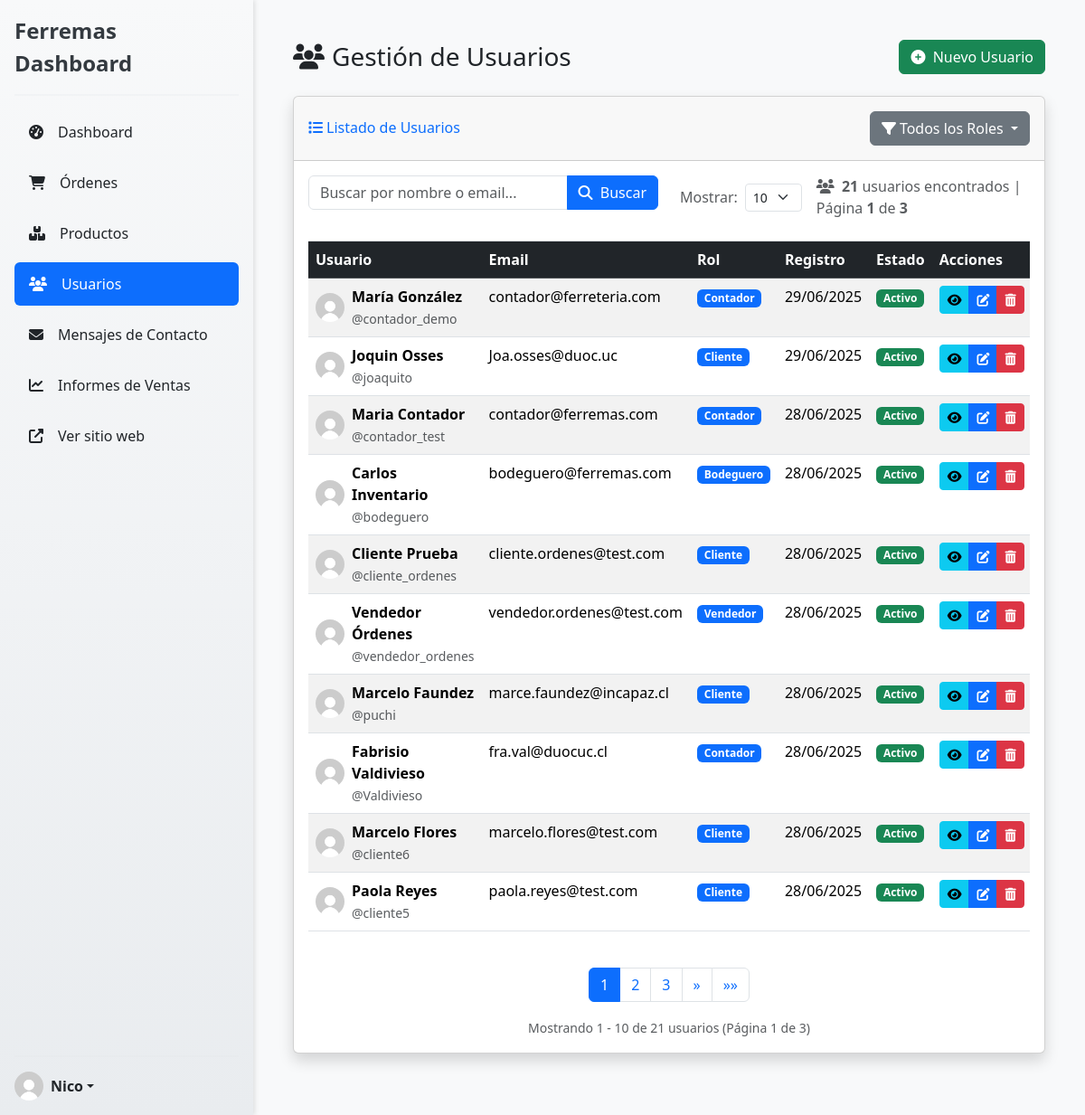
/dashboard/users/ (signed in), run on the app's committed database.
### miPaypal/models.py (models this page shows, shortened)
class CustomUser(AbstractUser):
    ROLES = (
        ('cliente', 'Cliente'),
        ('bodeguero', 'Bodeguero'),
        ('contador', 'Contador'),
        ('vendedor', 'Vendedor'),
    )
    rut = models.CharField(max_length=12, blank=True, null=True)
    telefono = models.CharField(max_length=15, blank=True, null=True)
    direccion = models.TextField(blank=True, null=True)
    ciudad = models.CharField(max_length=100, blank=True, null=True, verbose_name="Ciudad")
    rol = models.CharField(max_length=10, choices=ROLES, default='cliente')

### ecommerce/views.py (the view, shortened to what this page needs)
# urls.py: path('dashboard/users/', list_user, name='list-user'),
@admin_only_required
def list_user(request):
    role_filter = request.GET.get('role')
    search_query = request.GET.get('search')
    page_number = request.GET.get('page')
    per_page = request.GET.get('per_page', '10')  # Por defecto 10 usuarios por página
    try:
        per_page = int(per_page)
        if per_page not in [5, 10, 25, 50]:
            per_page = 10
    except (ValueError, TypeError):
        per_page = 10
    users = CustomUser.objects.all().order_by('-date_joined')
    if role_filter:
        users = users.filter(rol=role_filter)
    paginator = Paginator(users, per_page)
    page_obj = paginator.get_page(page_number)
    return render(request, 'dashboard-panel/crud-users/list-user.html', {
        'page_obj': page_obj,
        'current_role': role_filter,
        'search_query': search_query or '',
        'per_page': per_page,
        'user_roles': CustomUser.ROLES
    })

### ecommerce/templates/dashboard-panel/crud-users/list-user.html (shortened to what this page needs)
{% extends 'dashboard-panel/dashboard.html' %}
{% load static %}
{% block content %}
<div class="container-fluid px-4 py-4">
    <div class="d-flex justify-content-between align-items-center mb-4">
        <h1 class="h3 mb-0"><i class="fas fa-users me-2"></i>Gestión de Usuarios</h1>
        <a href="{% url 'create-user' %}" class="btn btn-success">
            <i class="fas fa-plus-circle me-1"></i> Nuevo Usuario
        </a>
    </div>
    <div class="card shadow mb-4">
        <div class="card-header py-3 d-flex justify-content-between align-items-center">
            <h6 class="m-0 font-weight-bold text-primary"><i class="fas fa-list me-1"></i>Listado de Usuarios</h6>
            <div class="d-flex gap-2">
                <div class="dropdown">
                    <button class="btn btn-secondary dropdown-toggle" type="button" data-bs-toggle="dropdown">
                        {% if current_role %}<i class="fas fa-filter me-1"></i>{{ current_role|title }}{% else %}<i class="fas fa-filter me-1"></i>Todos los Roles{% endif %}
                    </button>
                </div>
            </div>
        </div>
        <div class="card-body">
            <div class="row mb-4">
                <div class="col-md-6">
                    <form method="GET" class="input-group">
                        <input type="text" name="search" class="form-control" placeholder="Buscar por nombre o email..." value="{{ search_query }}">
                        <button class="btn btn-primary" type="submit"><i class="fas fa-search me-1"></i> Buscar</button>
                    </form>
                </div>
                <div class="col-md-6">
                    <div class="d-flex align-items-center justify-content-end gap-3">
                        <div class="d-flex align-items-center">
                            <label for="perPageSelect" class="form-label me-2 mb-0 text-muted">Mostrar:</label>
                            <select id="perPageSelect" class="form-select form-select-sm" style="width: auto;" onchange="changePerPage(this.value)">
                                <option value="10" {% if per_page == 10 %}selected{% endif %}>10</option>
                            </select>
                        </div>
                        <div class="text-muted">
                            <i class="fas fa-users me-1"></i>
                            <strong>{{ page_obj.paginator.count }}</strong> usuarios encontrados
                            {% if page_obj.paginator.num_pages > 1 %}
                            | Página <strong>{{ page_obj.number }}</strong> de <strong>{{ page_obj.paginator.num_pages }}</strong>
                            {% endif %}
                        </div>
                    </div>
                </div>
            </div>
            <div class="table-responsive">
                <table class="table table-striped table-hover" id="usersTable" width="100%" cellspacing="0">
                    <thead class="table-dark">
                        <tr>
                            <th>Usuario</th>
                            <th>Email</th>
                            <th>Rol</th>
                            <th>Registro</th>
                            <th>Estado</th>
                            <th>Acciones</th>
                        </tr>
                    </thead>
                    <tbody>
                        {% for user in page_obj %}
                        <tr>
                            <td>
                                <div class="d-flex align-items-center">
                                    <img src="{% static 'images/default-profile.jpg' %}" alt="{{ user.username }}" class="rounded-circle me-2" width="32" height="32">
                                    <div>
                                        <div class="fw-semibold">
                                            {% if user.get_full_name %}
                                                {{ user.get_full_name }}
                                            {% else %}
                                                {{ user.username }}
                                            {% endif %}
                                        </div>
                                        {% if user.get_full_name %}
                                        <small class="text-muted">@{{ user.username }}</small>
                                        {% endif %}
                                    </div>
                                </div>
                            </td>
                            <td>{{ user.email }}</td>
                            <td><span class="badge bg-{% if user.rol == 'admin' %}danger{% elif user.rol == 'staff' %}warning text-dark{% else %}primary{% endif %}">{{ user.get_rol_display }}</span></td>
                            <td>{{ user.date_joined|date:"d/m/Y" }}</td>
                            <td>
                                {% if user.is_active %}
                                <span class="badge bg-success">Activo</span>
                                {% else %}
                                <span class="badge bg-secondary">Inactivo</span>
                                {% endif %}
                            </td>
                            <td>
                                <div class="btn-group" role="group">
                                    <a href="{% url 'view-user-detail' user.id %}" class="btn btn-info btn-sm" title="Ver detalles">
                                        <i class="fas fa-eye"></i>
                                    </a>
                                    <a href="{% url 'edit-user' user.id %}" class="btn btn-primary btn-sm" title="Editar">
                                        <i class="fas fa-edit"></i>
                                    </a>
                                    <a href="{% url 'delete-user' user.id %}" class="btn btn-danger btn-sm" title="Eliminar">
                                        <i class="fas fa-trash-alt"></i>
                                    </a>
                                </div>
                            </td>
                        </tr>
                        {% empty %}
                        <tr>
                            <td colspan="6" class="text-center py-4">No hay usuarios registrados</td>
                        </tr>
                        {% endfor %}
                    </tbody>
                </table>
            </div>
            {% if page_obj.paginator.num_pages > 1 %}
            <nav aria-label="Page navigation" class="mt-4">
                <ul class="pagination justify-content-center">
                    {% for num in page_obj.paginator.page_range %}
                        {% if page_obj.number == num %}
                        <li class="page-item active">
                            <a class="page-link" href="#">{{ num }}</a>
                        </li>
                        {% elif num > page_obj.number|add:'-3' and num < page_obj.number|add:'3' %}
                        <li class="page-item">
                            <a class="page-link" href="?page={{ num }}">{{ num }}</a>
                        </li>
                        {% endif %}
                    {% endfor %}
                    {% if page_obj.has_next %}
                    <li class="page-item">
                        <a class="page-link" href="?page={{ page_obj.next_page_number }}" aria-label="Siguiente">
                            <span aria-hidden="true">&raquo;</span>
                        </a>
                    </li>
                    <li class="page-item">
                        <a class="page-link" href="?page={{ page_obj.paginator.num_pages }}" aria-label="Última">
                            <span aria-hidden="true">&raquo;&raquo;</span>
                        </a>
                    </li>
                    {% endif %}
                </ul>
                <div class="text-center mt-3">
                    <small class="text-muted">
                        Mostrando {{ page_obj.start_index }} - {{ page_obj.end_index }} de {{ page_obj.paginator.count }} usuarios
                        (Página {{ page_obj.number }} de {{ page_obj.paginator.num_pages }})
                    </small>
                </div>
            </nav>
            {% endif %}
        </div>
    </div>
</div>
{% endblock %}

### ecommerce/templates/dashboard-panel/dashboard.html (shortened to what this page needs)
{%load static%}
<!DOCTYPE html>
<html lang="es">
<head>
    <link rel="stylesheet" href="{%static 'css/dashboard.css'%}">
    <link href="https://cdn.jsdelivr.net/npm/bootstrap@5.3.7/dist/css/bootstrap.min.css" rel="stylesheet">
    <link rel="stylesheet" href="https://cdnjs.cloudflare.com/ajax/libs/font-awesome/6.4.0/css/all.min.css">
</head>
<body>
    <div class="wrapper">
        <div class="d-flex flex-column flex-shrink-0 p-3 bg-light sidebar">
            <a href="{% url 'dashboard-panel-page' %}" class="d-flex align-items-center mb-3 mb-md-0 me-md-auto link-dark text-decoration-none">
                <span class="fs-4">Ferremas Dashboard</span>
            </a>
            <hr>
            <ul class="nav nav-pills flex-column mb-auto">
                <li class="nav-item">
                    <a href="{% url 'dashboard-panel-page' %}"
                    class="nav-link link-dark {% if request.resolver_match.url_name == 'dashboard-panel-page' %}active{% endif %}">
                        <i class="fas fa-tachometer-alt me-2"></i>Dashboard
                    </a>
                </li>
                <li class="nav-item">
                    <a href="{% url 'list-orders' %}"
                    class="nav-link link-dark {% if 'orders' in request.resolver_match.url_name %}active{% endif %}">
                        <i class="fas fa-shopping-cart me-2"></i>Órdenes
                    </a>
                </li>
                <li class="nav-item">
                    <a href="{% url 'list-products' %}"
                    class="nav-link link-dark {% if request.resolver_match.url_name == 'list-products' %}active{% endif %}">
                        <i class="fas fa-boxes me-2"></i>Productos
                    </a>
                </li>
                <li class="nav-item">
                    <a href="{% url 'list-user' %}"
                    class="nav-link link-dark {% if request.resolver_match.url_name == 'list-user' %}active{% endif %}">
                        <i class="fas fa-users me-2"></i>Usuarios
                    </a>
                </li>
                <li class="nav-item">
                    <a href="{% url 'list-contact-messages' %}"
                    class="nav-link link-dark {% if 'contact-message' in request.resolver_match.url_name %}active{% endif %}">
                        <i class="fas fa-envelope me-2"></i>Mensajes de Contacto
                    </a>
                </li>
                <li class="nav-item">
                    <a href="{% url 'informes-mensuales' %}"
                    class="nav-link link-dark {% if 'informes' in request.resolver_match.url_name %}active{% endif %}">
                        <i class="fas fa-chart-line me-2"></i>Informes de Ventas
                    </a>
                </li>
                <li class="nav-item">
                    <a href="{% url 'index-page' %}"
                    class="nav-link link-dark {% if request.resolver_match.url_name == 'home' %}active{% endif %}">
                        <i class="fas fa-external-link-alt me-2"></i>Ver sitio web
                    </a>
                </li>
            </ul>
            <hr>
            <div class="dropdown">
                <a href="#" class="d-flex align-items-center link-dark text-decoration-none dropdown-toggle show"
                id="dropdownUser2" data-bs-toggle="dropdown" aria-expanded="true">
                    <img src="{% static 'images/default-profile.jpg' %}" alt="Foto de perfil" width="32" height="32" class="rounded-circle me-2">
                    <strong>{{ user.username }}</strong>
                </a>
            </div>
        </div>
        <div class="main-content">
            {%block content%}{%endblock%}
        </div>
    </div>
</body>
</html>

### data on the page
CustomUser: username "Nico"
CustomUser: get_full_name "María González", username "contador_demo", email "contador@ferreteria.com", rol "Contador", date_joined "29/06/2025", is_active "Activo"
CustomUser: get_full_name "Joquin Osses", username "joaquito", email "Joa.osses@duoc.uc", rol "Cliente", date_joined "29/06/2025", is_active "Activo"
CustomUser: get_full_name "Maria Contador", username "contador_test", email "contador@ferremas.com", rol "Contador", date_joined "28/06/2025", is_active "Activo"
CustomUser: get_full_name "Carlos Inventario", username "bodeguero", email "bodeguero@ferremas.com", rol "Bodeguero", date_joined "28/06/2025", is_active "Activo"
CustomUser: get_full_name "Cliente Prueba", username "cliente_ordenes", email "cliente.ordenes@test.com", rol "Cliente", date_joined "28/06/2025", is_active "Activo"
CustomUser: get_full_name "Vendedor Órdenes", username "vendedor_ordenes", email "vendedor.ordenes@test.com", rol "Vendedor", date_joined "28/06/2025", is_active "Activo"
CustomUser: get_full_name "Marcelo Faundez", username "puchi", email "marce.faundez@incapaz.cl", rol "Cliente", date_joined "28/06/2025", is_active "Activo"
CustomUser: get_full_name "Fabrisio Valdivieso", username "Valdivieso", email "fra.val@duocuc.cl", rol "Contador", date_joined "28/06/2025", is_active "Activo"
CustomUser: get_full_name "Marcelo Flores", username "cliente6", email "marcelo.flores@test.com", rol "Cliente", date_joined "28/06/2025", is_active "Activo"
CustomUser: get_full_name "Paola Reyes", username "cliente5", email "paola.reyes@test.com", rol "Cliente", date_joined "28/06/2025", is_active "Activo"

### other printed values
{{ page_obj.paginator.count }} "21"
{{ page_obj.number }} "1"
{{ page_obj.paginator.num_pages }} "3"
{{ num }} "1"
{{ num }} "2" "3"
{{ page_obj.start_index }} "1"
{{ page_obj.end_index }} "10"
